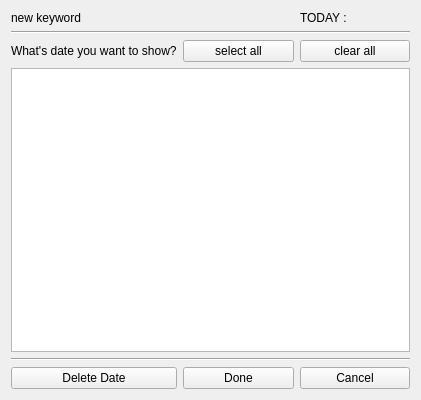
<?xml version="1.0" encoding="UTF-8"?>
<ui version="4.0">
 <class>date_window</class>
 <widget class="QWidget" name="date_window">
  <property name="geometry">
   <rect>
    <x>0</x>
    <y>0</y>
    <width>421</width>
    <height>400</height>
   </rect>
  </property>
  <property name="windowTitle">
   <string>Form</string>
  </property>
  <layout class="QGridLayout" name="gridLayout">
   <item row="0" column="0" colspan="2">
    <widget class="QLabel" name="keyword_label">
     <property name="styleSheet">
      <string notr="true">font: 11pt &quot;Helvetica&quot;;</string>
     </property>
     <property name="text">
      <string>new keyword</string>
     </property>
    </widget>
   </item>
   <item row="0" column="2">
    <widget class="QLabel" name="date_label">
     <property name="text">
      <string>TODAY : </string>
     </property>
    </widget>
   </item>
   <item row="1" column="0" colspan="3">
    <widget class="Line" name="line">
     <property name="orientation">
      <enum>Qt::Horizontal</enum>
     </property>
    </widget>
   </item>
   <item row="2" column="0">
    <widget class="QLabel" name="label">
     <property name="text">
      <string>What's date you want to show?</string>
     </property>
     <property name="margin">
      <number>10</number>
     </property>
    </widget>
   </item>
   <item row="2" column="1">
    <widget class="QPushButton" name="select_btn">
     <property name="text">
      <string>select all</string>
     </property>
    </widget>
   </item>
   <item row="2" column="2">
    <widget class="QPushButton" name="clear_btn">
     <property name="text">
      <string>clear all</string>
     </property>
    </widget>
   </item>
   <item row="3" column="0" colspan="3">
    <widget class="QListWidget" name="DateList"/>
   </item>
   <item row="4" column="0" colspan="3">
    <widget class="Line" name="line_2">
     <property name="orientation">
      <enum>Qt::Horizontal</enum>
     </property>
    </widget>
   </item>
   <item row="5" column="0">
    <widget class="QPushButton" name="del_btn">
     <property name="text">
      <string>Delete Date</string>
     </property>
    </widget>
   </item>
   <item row="5" column="1">
    <widget class="QPushButton" name="doneButton">
     <property name="text">
      <string>Done</string>
     </property>
    </widget>
   </item>
   <item row="5" column="2">
    <widget class="QPushButton" name="cancelButton">
     <property name="text">
      <string>Cancel</string>
     </property>
    </widget>
   </item>
  </layout>
 </widget>
 <resources/>
 <connections/>
</ui>
